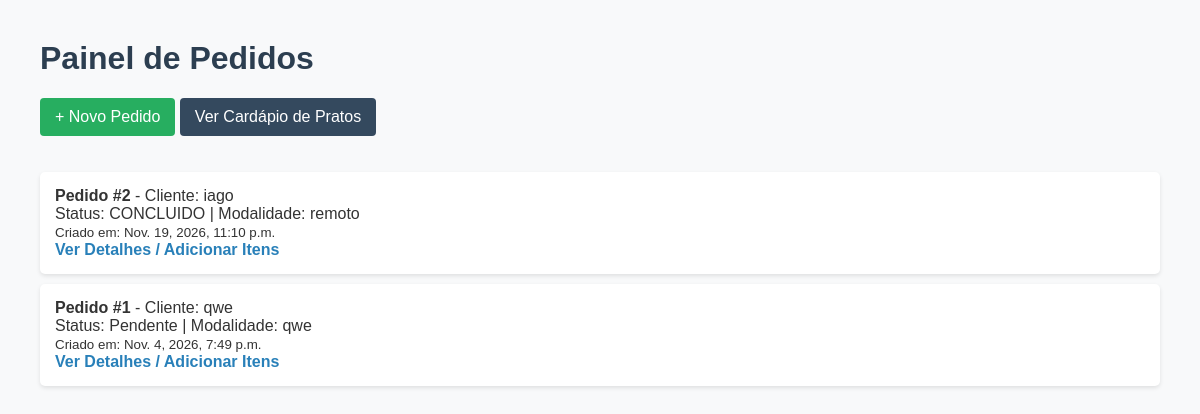
Page /pedidos/ on the earlier database version.
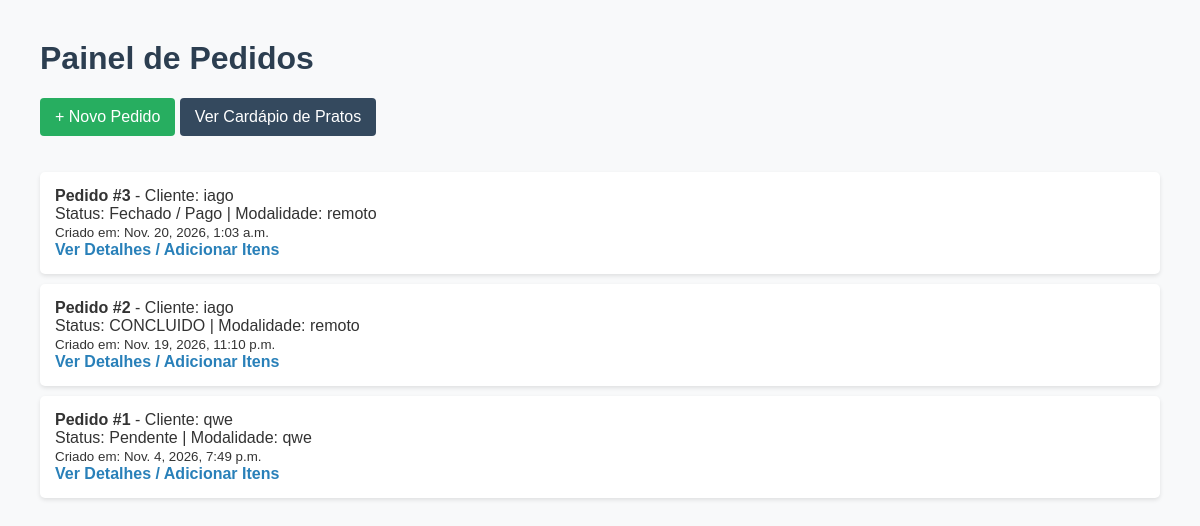
Same page on the later database version.
### cardapio/models.py (models this page shows, shortened)
class Pedido(models.Model):
    cliente_nome = models.CharField(max_length=150)
    atendente_id = models.IntegerField(null=True, blank=True)
    tipo_atendente = models.CharField(max_length=50)
    modalidade_atendimento = models.CharField(max_length=50)
    mesa = models.ForeignKey(
        Mesa, on_delete=models.SET_NULL, null=True, blank=True, related_name="pedidos"
    )
    eh_agendado = models.BooleanField(default=False)
    data_hora_criacao = models.DateTimeField(auto_now_add=True)
    data_hora_inicio_atendimento = models.DateTimeField(null=True, blank=True)
    data_hora_agendada = models.DateTimeField(null=True, blank=True)
    status = models.CharField(max_length=50, default="Pendente")

### cardapio/views.py (the view)
# urls.py: path('pedidos/', views.lista_pedidos, name='lista_pedidos'),
def lista_pedidos(request):
    pedidos = Pedido.objects.select_related("mesa", "mesa__regiao").order_by("-data_hora_criacao")
    return render(request, "pedidos/lista_pedidos.html", {"pedidos": pedidos})

### cardapio/templates/pedidos/lista_pedidos.html (shortened to what this page needs)
<!DOCTYPE html>
<html lang="pt-br">
<head>
</head>
<body>
    <h1>Painel de Pedidos</h1>
    <a href="{% url 'criar_pedido' %}" class="btn">+ Novo Pedido</a>
    <a href="{% url 'lista_pratos' %}" class="btn" style="background: #34495e;">Ver Cardápio de Pratos</a>
    <ul>
        {% for pedido in pedidos %}
            <li>
                <strong>Pedido #{{ pedido.id }}</strong> - Cliente: {{ pedido.cliente_nome }}<br>
                Status: {{ pedido.status }} | Modalidade: {{ pedido.modalidade_atendimento }}<br>
                <small>Criado em: {{ pedido.data_hora_criacao }}</small><br>
                <a href="{% url 'detalhe_pedido' pedido.pk %}" class="detalhe">Ver Detalhes / Adicionar Itens</a>
            </li>
        {% empty %}
            <li>Nenhum pedido registrado até o momento.</li>
        {% endfor %}
    </ul>
</body>
</html>

Differences in the rows shown:
added Pedido: id "3", cliente_nome "iago", status "Fechado / Pago", modalidade_atendimento "remoto", data_hora_criacao "Nov. 20, 2026, 1:03 a.m."
